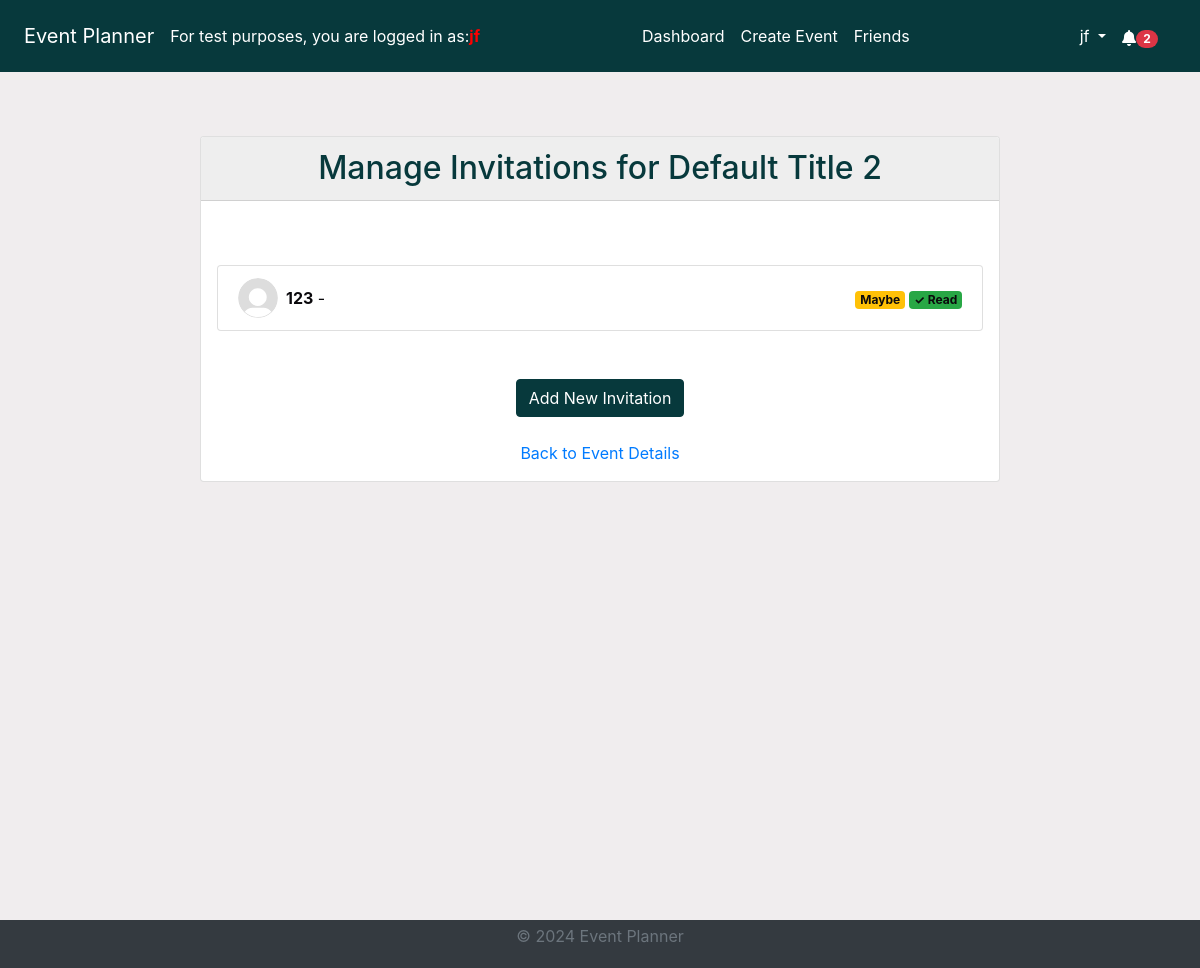
Before: /invitations/manage/286/ (signed in) with the older database file.
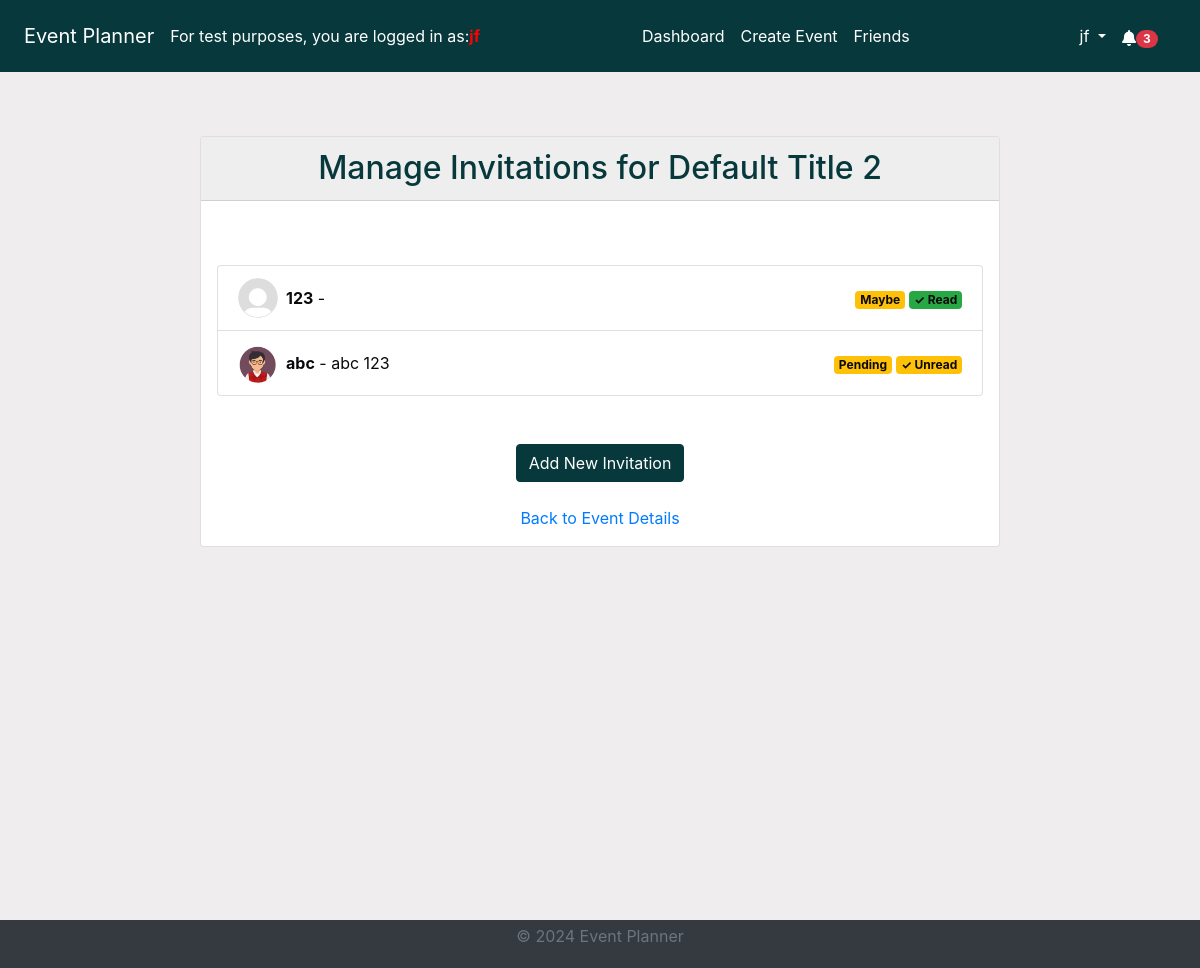
After: the same page with the newer database file.
### invitations/models.py (models this page shows, shortened)
class Invitation(models.Model):
    STATUS_CHOICES = [
        ("Pending", "Pending"),
        ("Accepted", "Accepted"),
        ("Declined", "Declined"),
    ]
    event = models.ForeignKey(
        Event, on_delete=models.CASCADE, related_name="invitations"
    )
    user = models.ForeignKey(User, on_delete=models.CASCADE)
    status = models.CharField(
        max_length=20, choices=STATUS_CHOICES, default="Pending"
    )
    suggested_date = models.DateTimeField(null=True, blank=True)
    read = models.BooleanField(default=False)
    created_at = models.DateTimeField(auto_now_add=True)
    updated_at = models.DateTimeField(auto_now=True)

### accounts/models.py (models this page shows, shortened)
class UserProfile(models.Model):
    user = models.OneToOneField(User, on_delete=models.CASCADE)
    profile_picture = models.CharField(max_length=254, default="default.svg")
    created_at = models.DateTimeField(auto_now_add=True)
    updated_at = models.DateTimeField(auto_now=True)

### invitations/views.py (the view)
@login_required
def manage_invitations(request, event_id):
    event = get_object_or_404(Event, id=event_id)
    if event.created_by != request.user:
        return redirect("dashboard")
    invitations = Invitation.objects.filter(event=event).select_related("user")
    return render(
        request,
        "invitations/manage_invitations.html",
        {"event": event, "invitations": invitations},
    )

### accounts/context_processors.py (called while the page is built)
def google_api_key(request):
    return {"GOOGLE_API_KEY": os.getenv("GOOGLE_API_KEY")}

### notifications/context_processors.py (called while the page is built)
def notifications(request):
    if request.user.is_authenticated:
        all_unread_notifications = Notification.objects.filter(
            user=request.user, read=False
        ).order_by("-created_at")
        unread_count = all_unread_notifications.count()
        recent_unread_notifications = all_unread_notifications[:8]
        return {
            "recent_unread_notifications": recent_unread_notifications,
            "unread_count": unread_count,
        }
    return {}

### templates/invitations/manage_invitations.html (shortened to what this page needs)
{% extends 'base.html' %}
{% load static %}
{% block content %}
<div class="container card mt-5" style="max-width: 800px;">
    <h2 class="text-center card-header text-dark">Manage Invitations for {{ event.title }}</h2>
    <form class="invitation-list">
        <ul class="list-group mt-5 mb-5">
            {% for invitation in invitations %}
                <li class="list-group-item d-flex justify-content-between align-items-center">
                    <img src="{% static 'images/profile_pictures/' %}{{ invitation.user.userprofile.profile_picture }}" alt="{{ invitation.user.username }}'s profile picture" class="rounded-circle mr-2" style="width: 40px; height: 40px;">
                    <span style="margin-right:auto;">
                        <strong>{{ invitation.user.username }}</strong> - {{ invitation.user.first_name }} {{ invitation.user.last_name }}
                    </span>
                    <span>
                        <span class="badge bg-{{ invitation.status|lower }}">{{ invitation.status }}</span>
                        {% if invitation.read %}
                            <span class="badge bg-success">✓ Read</span>
                        {% else %}
                            <span class="badge bg-warning">✓ Unread</span>
                        {% endif %}
                    </span>
                </li>
            {% empty %}
                <li class="list-group-item">No invitations found.</li>
            {% endfor %}
        </ul>
        <div class="text-center mt-4">
            <a href="{% url 'create_invitation' event.id %}" class="btn btn-primary">Add New Invitation</a>
        </div>
        <div class="text-center mt-4">
            <a href="{% url 'event_details' event.id %}" >Back to Event Details</a>
        </div>
    </form>
</div>
{% endblock %}

### templates/base.html (shortened to what this page needs)
<!DOCTYPE html>
<html lang="en">
<head>
    {% load static %}
    <link rel="stylesheet" href="https://stackpath.bootstrapcdn.com/bootstrap/4.5.2/css/bootstrap.min.css">
    <link rel="stylesheet" href="{% static 'css/styles.css' %}">
    <link rel="stylesheet" href="https://cdnjs.cloudflare.com/ajax/libs/font-awesome/5.15.4/css/all.min.css">
    <link rel="stylesheet" href="https://cdnjs.cloudflare.com/ajax/libs/fullcalendar/3.10.2/fullcalendar.min.css" />
</head>
<body class="c-app">
    <header class="c-header c-header-light c-header-fixed">
        <nav class="navbar navbar-expand-lg navbar-light">
            <a class="navbar-brand" href="{% url 'home' %}">Event Planner</a>
            For test purposes, you are logged in as:
            <strong style="color:red;">   {{ user.username }} </strong>
            <div class="collapse navbar-collapse" id="navbarSupportedContent">
                {% if user.is_authenticated %}
                <ul class="navbar-nav mx-auto">
                    <li class="nav-item {% if request.resolver_match.url_name == 'dashboard' %}active{% endif %}">
                        <a class="nav-link" href="{% url 'dashboard' %}">Dashboard</a>
                    </li>
                    <li class="nav-item {% if request.resolver_match.url_name == 'create_event' %}active{% endif %}">
                        <a class="nav-link" href="{% url 'create_event' %}">Create Event</a>
                    </li>
                    <li class="nav-item {% if request.resolver_match.url_name == 'friends_page' %}active{% endif %}">
                        <a class="nav-link" href="{% url 'friends_page' %}">Friends</a>
                    </li>
                    {% endif %}
                </ul>
                {% if user.is_authenticated %}
                <ul class="navbar-nav d-flex">
                    <li class="nav-item dropdown">
                        <a class="nav-link dropdown-toggle" href="#" id="profileLink" role="button" data-toggle="dropdown" aria-haspopup="true" aria-expanded="false">
                            {{ user.username }}
                        </a>
                    </li>
                </ul>
                {% endif %}
            </div>
            {% if user.is_authenticated %}
                <ul class="navbar-nav ml-auto d-flex">
                    <li class="nav-item">
                        <a class="nav-link" href="#" id="notificationBell" role="button" data-toggle="dropdown" aria-haspopup="true" aria-expanded="false">
                            <i class="fas fa-bell"></i>
                            {% if unread_count > 0 %}
                                <span class="badge badge-pill badge-danger">{{ unread_count }}</span>
                            {% else %}
                                <span class="badge badge-pill badge-danger" style="opacity: 0;">{{ unread_count }}</span>
                            {% endif %}
                        </a>
                    </li>
                </ul>
            {% endif %}
        </nav>
    </header>
    <main class="c-main">
        <div class="container-fluid">
            <div class="fade-in">
                {% block content %}{% endblock %}
            </div>
        </div>
    </main>
    <footer class="footer py-1">
        <div class="container text-center">
            <p class="text-muted">&copy; 2024 Event Planner</p>
        </div>
    </footer>
</body>
</html>

Changed rows visible on the page:
added Invitation: user.userprofile.profile_picture (picture), user.username "abc", user.first_name "abc", user.last_name "123", status "Pending", read "✓ Unread"
Other visible differences:
{{ unread_count }}: "2" → "3"
